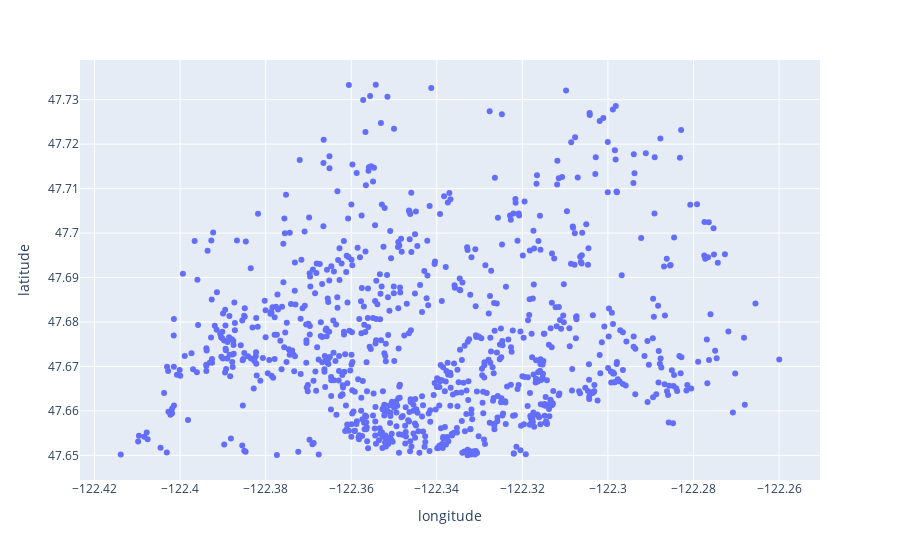

The notebook cell saved with this chart:
### Code cell
norte = true_location[(true_location["latitude"]>47.65)]
norte.plot.scatter("longitude", "latitude", s=1, c="available")

### Figure 1 — Plotly figure (JSON) as saved in the notebook; plotly's stock layout.template omitted (floating-point values rounded to 4 significant figures; data arrays with more than 128 entries replaced by an {"elided": "..."} marker saying what was removed)
{"data": [{"hovertemplate": "longitude=%{x}<br>latitude=%{y}<extra></extra>", "legendgroup": "", "marker": {"color": "#636efa", "symbol": "circle"}, "mode": "markers", "name": "", "orientation": "v", "showlegend": false, "type": "scatter", "x": {"elided": "924 float values"}, "xaxis": "x", "y": {"elided": "924 float values"}, "yaxis": "y"}], "layout": {"legend": {"tracegroupgap": 0}, "margin": {"t": 60}, "xaxis": {"anchor": "y", "domain": [0, 1], "title": {"text": "longitude"}}, "yaxis": {"anchor": "x", "domain": [0, 1], "title": {"text": "latitude"}}}}
